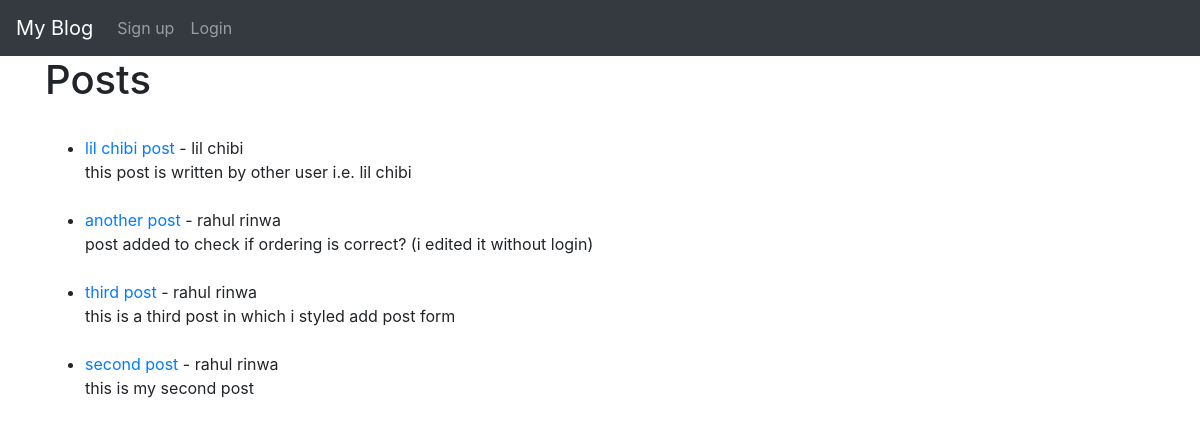
The page / on the database its author committed.
### blog_app/models.py (models this page shows, shortened)
class Post(models.Model):
    title = models.CharField(max_length=255)
    author = models.ForeignKey(User, on_delete=models.CASCADE)
    body = models.TextField()
    post_date = models.DateField(auto_now_add=True)

### blog_app/views.py (the view)
# urls.py: path('', HomeView.as_view(), name='home'),
class HomeView(ListView):
    model = Post
    template_name = 'home.html'
    ordering = ['-id']

### templates/home.html (shortened to what this page needs)
{% extends "base.html"%}
{% block content%}
<h1>Posts</h1>
<br>
<ul>
    {% for post in object_list %}
     <li><a href="{% url 'article_detail' post.pk %}">{{ post.title }}</a> - {{ post.author.first_name }} {{ post.author.last_name }}
         <br>
        {{ post.body|slice:":200" }}</li>
     <br>
    {% endfor %}
</ul>
{% endblock %}

### rows shown on the page
Post: title "lil chibi post", author.first_name "lil", author.last_name "chibi", body "this post is written by other user i.e. lil chibi"
Post: title "another post", author.first_name "rahul", author.last_name "rinwa", body "post added to check if ordering is correct? (i edited it without login)"
Post: title "third post", author.first_name "rahul", author.last_name "rinwa", body "this is a third post in which i styled add post form"
Post: title "second post", author.first_name "rahul", author.last_name "rinwa", body "this is my second post"
